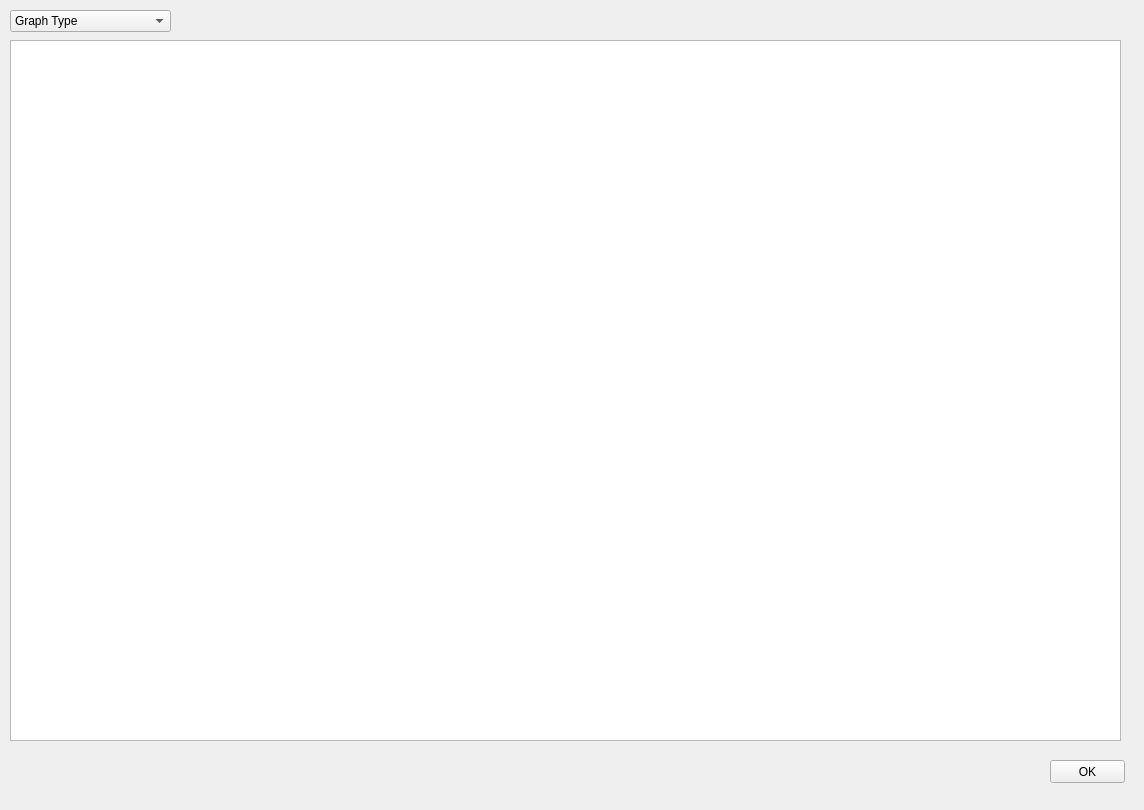
<?xml version="1.0" encoding="UTF-8"?>
<ui version="4.0">
 <class>GraphSelectView</class>
 <widget class="QWidget" name="GraphSelectView">
  <property name="geometry">
   <rect>
    <x>0</x>
    <y>0</y>
    <width>1144</width>
    <height>810</height>
   </rect>
  </property>
  <property name="windowTitle">
   <string>GraphSelectView</string>
  </property>
  <widget class="QComboBox" name="graphTypeBox">
   <property name="geometry">
    <rect>
     <x>10</x>
     <y>10</y>
     <width>161</width>
     <height>22</height>
    </rect>
   </property>
   <property name="currentText">
    <string>Graph Type</string>
   </property>
   <item>
    <property name="text">
     <string>Graph Type</string>
    </property>
   </item>
   <item>
    <property name="text">
     <string>Complete Graph</string>
    </property>
   </item>
   <item>
    <property name="text">
     <string>Hypercube</string>
    </property>
   </item>
   <item>
    <property name="text">
     <string>Knodel</string>
    </property>
   </item>
   <item>
    <property name="text">
     <string>Grid</string>
    </property>
   </item>
   <item>
    <property name="text">
     <string>Torus</string>
    </property>
   </item>
   <item>
    <property name="text">
     <string>Binomial</string>
    </property>
   </item>
   <item>
    <property name="text">
     <string>K Tree</string>
    </property>
   </item>
   <item>
    <property name="text">
     <string>Random Graph</string>
    </property>
   </item>
   <item>
    <property name="text">
     <string>Cube connected cycle</string>
    </property>
   </item>
   <item>
    <property name="text">
     <string>Bipartite</string>
    </property>
   </item>
   <item>
    <property name="text">
     <string>Dipper</string>
    </property>
   </item>
   <item>
    <property name="text">
     <string>Random Tree</string>
    </property>
   </item>
   <item>
    <property name="text">
     <string>Fixed Random Tree</string>
    </property>
   </item>
   <item>
    <property name="text">
     <string>Scale Free Random Graph</string>
    </property>
   </item>
   <item>
    <property name="text">
     <string>Small World</string>
    </property>
   </item>
   <item>
    <property name="text">
     <string>Butterfly</string>
    </property>
   </item>
   <item>
    <property name="text">
     <string>Shuffle Exchange</string>
    </property>
   </item>
   <item>
    <property name="text">
     <string>DeBruin</string>
    </property>
   </item>
  </widget>
  <widget class="QGraphicsView" name="graphicsView">
   <property name="geometry">
    <rect>
     <x>10</x>
     <y>40</y>
     <width>1111</width>
     <height>701</height>
    </rect>
   </property>
  </widget>
  <widget class="QPushButton" name="okButton">
   <property name="geometry">
    <rect>
     <x>1050</x>
     <y>760</y>
     <width>75</width>
     <height>23</height>
    </rect>
   </property>
   <property name="text">
    <string>OK</string>
   </property>
  </widget>
 </widget>
 <layoutdefault spacing="6" margin="11"/>
 <resources/>
 <connections/>
</ui>
